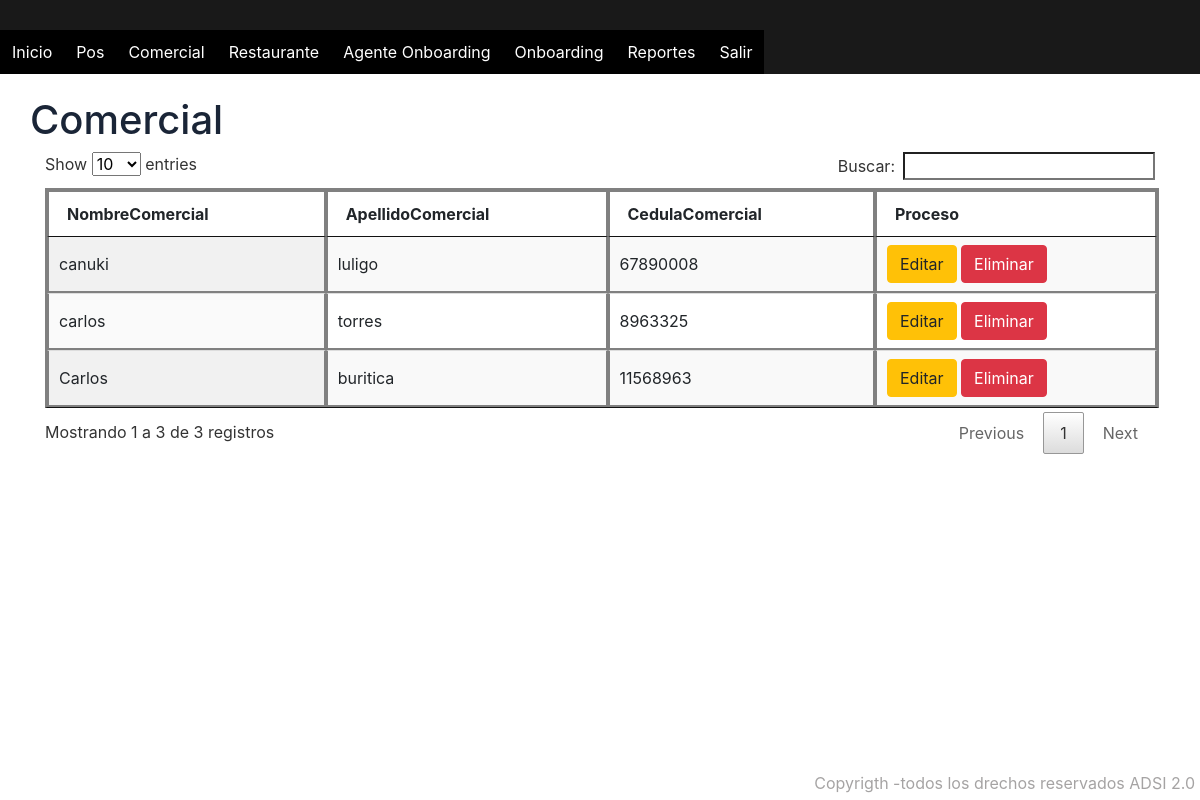
The page /Presentacion/html/fmrListarComercial.php on the database its author committed.
### tables this page shows
CREATE TABLE `comercial` (
  `IdComercial` int(11) NOT NULL,
  `ComNombre` varchar(50) NOT NULL,
  `ComApellido` varchar(20) NOT NULL,
  `ComCedula` int(11) NOT NULL
);

### Presentacion/html/fmrListarComercial.php (the view, shortened to what this page needs)
<?php
$objConexion = Conectarse() ;
$sql ="SELECT * FROM comercial ";
$resultado = $objConexion->query($sql);
?>
<!doctype html>
<html lang="es">
	<head>
                <link rel="stylesheet" href="../css/bootstrap.min.css">
		<link rel="stylesheet" href="../css/jquery.dataTables.min.css">
	</head>
	<body>
             <header>
            <div id="header">
                <nav>
                    <ul class="nav">
                        <li><a href="./inicio.php">Inicio</a></li>
                        <li><a >Pos</a>
                        </li>
                        <li><a >Comercial</a>
                        </li>
                        <li><a >Restaurante</a>
                        </li>
                        <li><a >Agente Onboarding</a>
                        </li>
                         <li><a >Onboarding</a>
                         </li>
                        <li><a >Reportes</a>
                        </li>
                        <li><a href="../../index.php">Salir</a></li>
                    </ul>
                </nav>
            </div>
  </header>
           <br>
            <br>
            <br>
            <br>
		<div class="container">
			<div class="row">
				<h1>Comercial</h1>
			</div>
			<table id="tabla" class="display">
				<thead>
					<tr>
                                         <th>NombreComercial</th>
                                         <th>ApellidoComercial</th>
                                         <th>CedulaComercial</th>
                                         <th>Proceso</th>
					</tr>
				</thead>
				<tbody>
					<?php while($fila = $resultado->fetch_assoc()) { ?>
						<tr>
							<td><?php echo $fila['ComNombre']; ?></td>
							<td><?php echo $fila['ComApellido']; ?></td>
                                                        <td><?php echo $fila['ComCedula']; ?></td>
                                                        <td>
                                                            <a href="../../Presentacion/html/fmrActualizarComercial.php?Id=<?php echo $fila['IdComercial']; ?>" class="btn btn-warning">Editar</a>
                                                        <a href="../../Logica/eliminarComercial.php?Id=<?php echo $fila['IdComercial']; ?>" class="btn btn-danger">Eliminar</a>
                                                        </td>
						</tr>
					<?php } ?>
				</tbody>
			</table>
		</div>
	 <footer> Copyrigth -todos los drechos reservados ADSI 2.0 </footer>
</body>
</html>

### Presentacion/css/Estilos.css (style rules this page uses)
body { font-family: arial,hevetica; background-image: url(../Imagenes/img1.jpg) ; background-size: cover; background-attachment: fixed; background-repeat: no-repeat; width: auto; }
* { padding: 0; margin: 0; }
header { background: rgba(0,0,0,0.9); width: 100%; position: fixed; z-index: 100; }
ul, ol { list-style:none; }
.nav { width:100%; margin:30px auto; }
.nav > li { float:left; }
.nav li a { background-color:#000; color:#fff; text-decoration:none; padding:10px 12px; display:block; }
h1 { text-align: center; color: #1a2537; font-size: 40px; }
footer { position:fixed; bottom:5px; right:5px; opacity:0.5; z-index:99; color:rgb(77, 73, 73); }
table, th, td { border: 2px solid graytext; }

### rows shown on the page
comercial: ComNombre "carlos", ComApellido "torres", ComCedula "8963325"
comercial: ComNombre "Carlos", ComApellido "buritica", ComCedula "11568963"
comercial: ComNombre "canuki", ComApellido "luligo", ComCedula "67890008"
